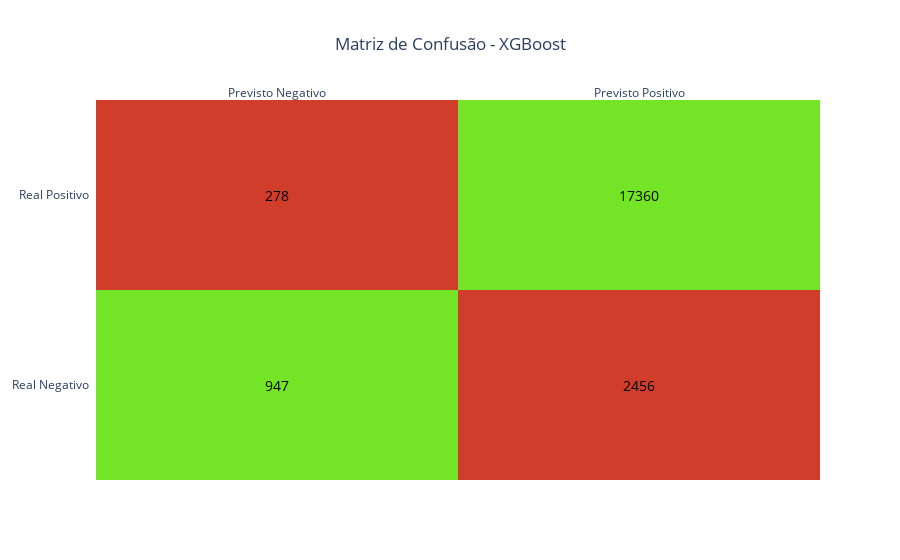

Notebook code for this chart:
### Markdown cell above
##### Matriz de confusão

### Code cell
x = ['Previsto Negativo', 'Previsto Positivo']
y = ['Real Negativo', 'Real Positivo']

cm_xgb = confusion_matrix(y_test, pred_xgb)

z_mask = [[1 if i == j else 0 for j in range(cm_xgb.shape[1])] for i in range(cm_xgb.shape[0])]
annot = cm_xgb.astype(str).tolist()

colorscale = [[0, "#d03d2a"], [1, "#73e526"]]

fig = ff.create_annotated_heatmap(
   z=z_mask,
   annotation_text=annot,
   x=x,
   y=y,
   colorscale=colorscale,
   showscale=False,
)

for a in fig.layout.annotations:
   a.font = dict(color='black', size=14)

fig.update_layout(title='Matriz de Confusão - XGBoost', title_x=0.5 )

fig.show()

### Figure 1 — Plotly figure (JSON) as saved in the notebook; plotly's stock layout.template omitted (floating-point values rounded to 4 significant figures)
{"data": [{"colorscale": [[0, "#d03d2a"], [1, "#73e526"]], "reversescale": false, "showscale": false, "type": "heatmap", "x": ["Previsto Negativo", "Previsto Positivo"], "y": ["Real Negativo", "Real Positivo"], "z": [[1, 0], [0, 1]]}], "layout": {"annotations": [{"font": {"color": "black", "size": 14}, "showarrow": false, "text": "947", "x": "Previsto Negativo", "xref": "x", "y": "Real Negativo", "yref": "y"}, {"font": {"color": "black", "size": 14}, "showarrow": false, "text": "2456", "x": "Previsto Positivo", "xref": "x", "y": "Real Negativo", "yref": "y"}, {"font": {"color": "black", "size": 14}, "showarrow": false, "text": "278", "x": "Previsto Negativo", "xref": "x", "y": "Real Positivo", "yref": "y"}, {"font": {"color": "black", "size": 14}, "showarrow": false, "text": "17360", "x": "Previsto Positivo", "xref": "x", "y": "Real Positivo", "yref": "y"}], "title": {"text": "Matriz de Confusão - XGBoost", "x": 0.5}, "xaxis": {"dtick": 1, "gridcolor": "rgb(0, 0, 0)", "side": "top", "ticks": ""}, "yaxis": {"dtick": 1, "ticks": "", "ticksuffix": "  "}}}
